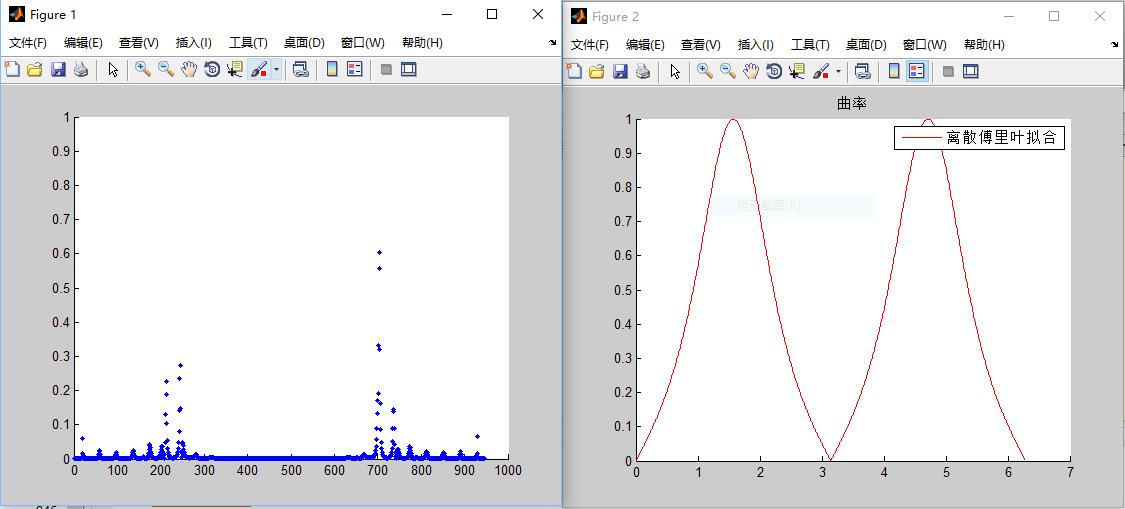
%> input picture curvature_test/图1_sin_test.PNG, 1125 x 509 px
$ octave --eval "result = RotationCorrection(imread('../curvature_test/图1_sin_test.PNG'));"   (GNU Octave 9; MATLAB toolbox functions it lacks are replaced by stand-ins)
%> lines starting %> are read from the running program, lines starting %| are printed output that depends on the picture; in (x1, y1, x2, y2) boxes, pixels count from 0 and x2, y2 are one past the last pixel; in counts of white or black regions, pixels touching at a corner belong together; the program's own positions count from 1
function correctedImage = RotationCorrection(im)
	% Straight an image

	%%%%% Convertion of input image into a gray scale image....
	[~, ~, numberOfColorChannels] = size(im);
%> numberOfColorChannels = 3
	if( numberOfColorChannels > 2)
		grayImage = rgb2gray(im);
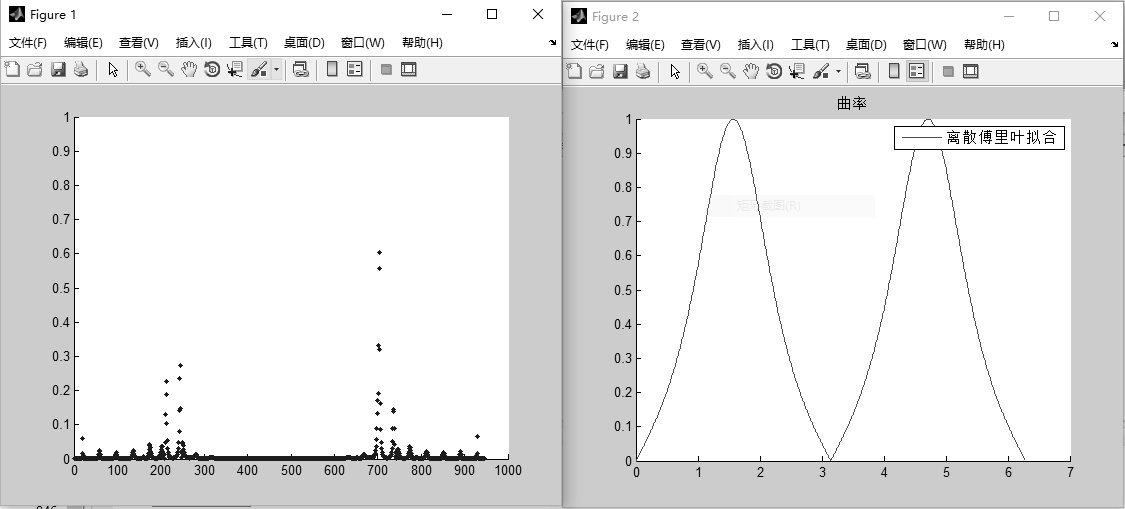
%> grayImage: size 509x1125 uint8; min 0, max 255, mean 232
	else
		grayImage = im;
	end
	%%%%%

	%%%%% Edge detection and edge linking....
	binaryImage = edge(grayImage,'canny'); % 'Canny' edge detector
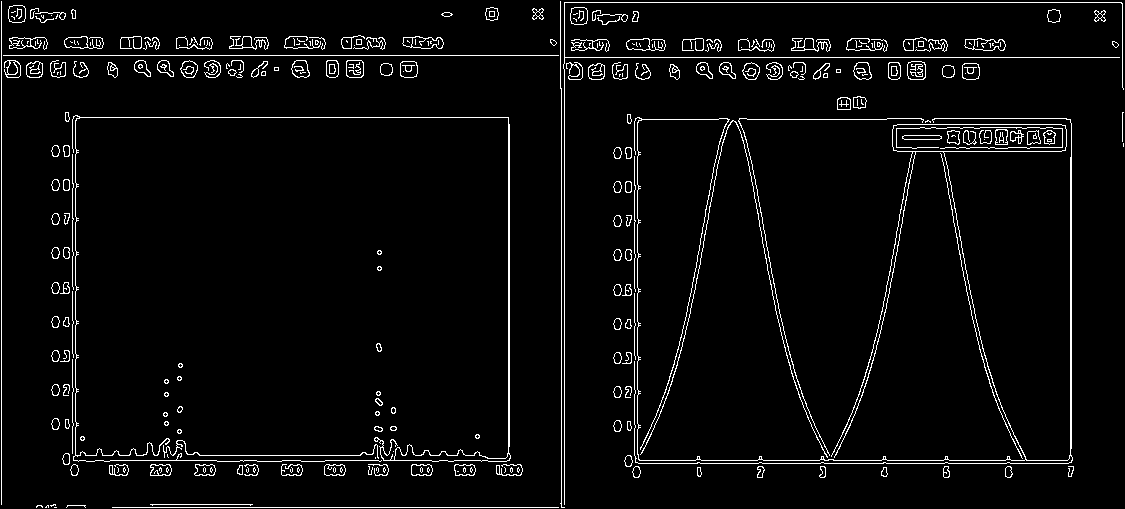
%> binaryImage: size 509x1125 logical; 4% white in thin lines or dots
	binaryImage = bwmorph(binaryImage,'thicken'); % A morphological operation for edge linking
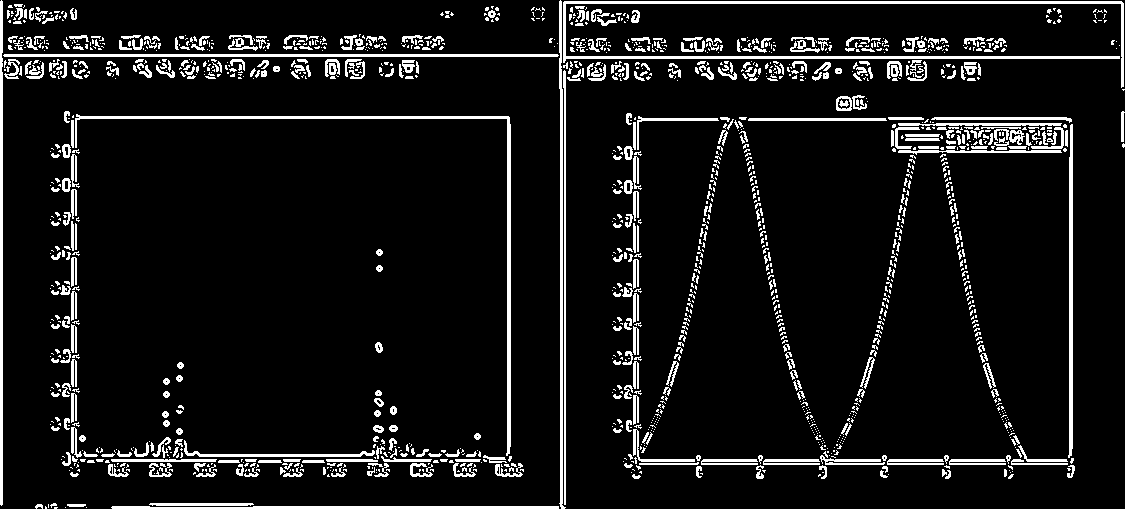
%> binaryImage: size 509x1125 logical; 8.4% white; 1561 white regions (1117 under 20 px), largest, box (x1, y1, x2, y2) and area: (563, 1, 1124, 88) 3765, (75, 114, 511, 456) 2699, (3, 54, 559, 57) 1664

	theta = -90:89;
	[R,xp] = radon(binaryImage,theta);
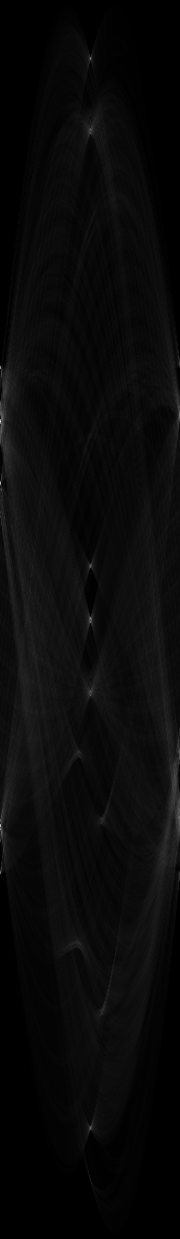
%> R: size 1239x180 double; min 0, max 979.6, mean 38.9; drawn with min black and max white
%> xp = 1239 values from -619 to 619
	[R1,r_max] = max(R);
%> R1 = 180 values, max 979.6 at index 1, min 73.14 at index 128, mean 143.6; r_max = 180 values, max 1016 at index 100, min 59 at index 91, mean 731

	theta_max = 90;
	while(theta_max > 50 || theta_max<-50)
		[R2,theta_max] = max(R1); % R2: Maximum Radon transform value over all angles.
								  % theta_max: Corresponding angle
		R1(theta_max) = 0; % Remove element 'R2' from vector 'R1', so that other maximum values can be found.
		theta_max = theta_max - 91;
	end
%> this loop made 2 passes
%> (R2, theta_max) on passes 1 to 2: (979.6, -90), (504.1, 0)
%> after the loop, R1 = 180 values, max 422 at index 180, min 0 at index 1, mean 135.4
	correctedImage = imrotate(im,-theta_max); % Rotation correction
%> correctedImage is the input picture: size 509x1125x3 uint8; mean R, G, B 232.1, 231.6, 233.3
	correctedImage(correctedImage == 0) = 255; % Converts black resgions to white regions
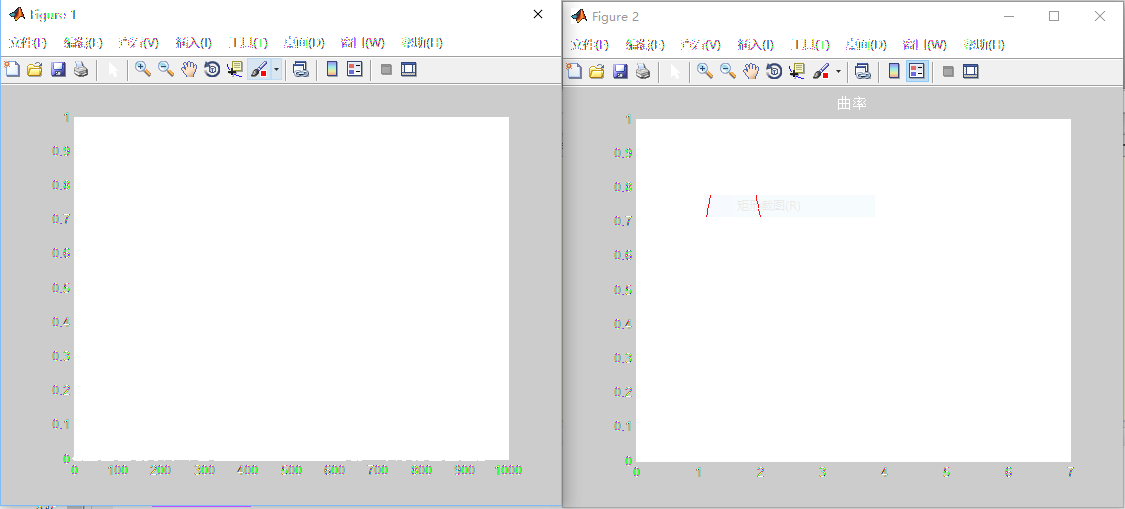
%> correctedImage: size 509x1125x3 uint8; 1.91% of pixels changed, all inside (x1, y1, x2, y2) = (9, 6, 1118, 509)
end

$ run again, on curvature_test/图2.PNG
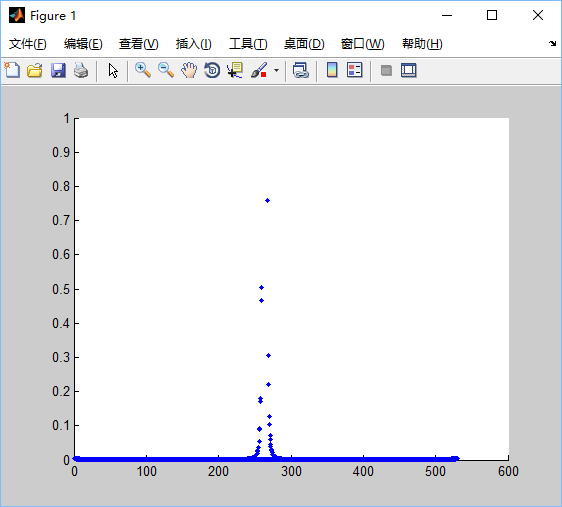
%> input picture curvature_test/图2.PNG, 562 x 507 px
%> in RotationCorrection, `binaryImage = edge(grayImage,'canny'); % 'Canny' edge detector`:
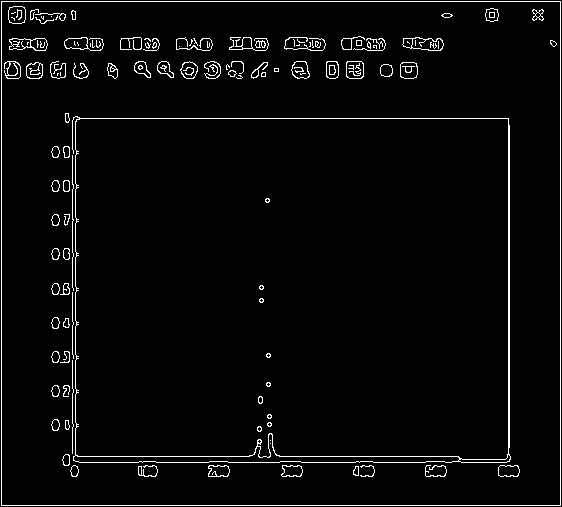
%> binaryImage: size 507x562 logical; 3.3% white in thin lines or dots
%> xp = 761 values from -380 to 380
%> in RotationCorrection, `[R1,r_max] = max(R);`: R1 = 180 values, max 561.8 at index 1, min 53.2 at index 141, mean 91.64; r_max = 180 values, max 661 at index 91, min 129 at index 1, mean 289.7
%> the loop in RotationCorrection, `while(theta_max > 50 || theta_max<-50)` made 2 passes
%> (R2, theta_max) on passes 1 to 2: (561.8, -90), (506.8, 0)
%> after the loop in RotationCorrection, `while(theta_max > 50 || theta_max<-50)`: R1 = 180 values, max 264.7 at index 180, min 0 at index 1, mean 85.71
%> in RotationCorrection, correctedImage is the input picture: size 507x562x3 uint8; mean R, G, B 232.4, 232.8, 235.3
%> in RotationCorrection, `correctedImage(correctedImage == 0) = 255;`:
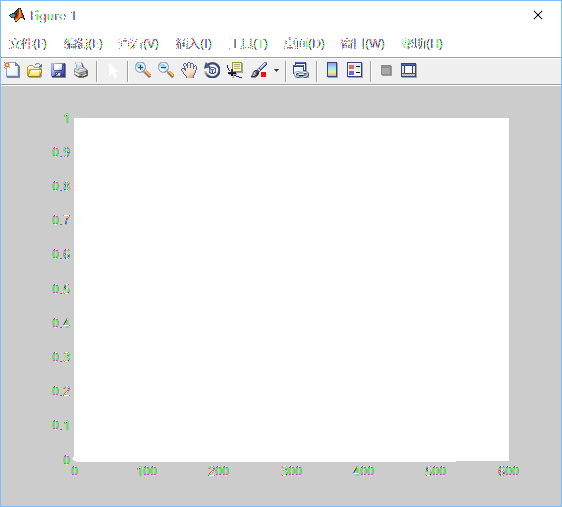
%> correctedImage: size 507x562x3 uint8; 1.72% of pixels changed, all inside (x1, y1, x2, y2) = (9, 7, 556, 476)

$ run again, on curvature_test/图4_polynomial_test.PNG
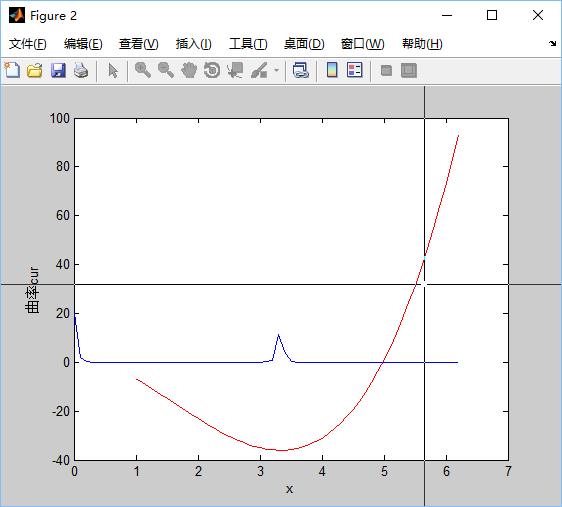
%> input picture curvature_test/图4_polynomial_test.PNG, 562 x 507 px
%> in RotationCorrection, `binaryImage = edge(grayImage,'canny'); % 'Canny' edge detector`:
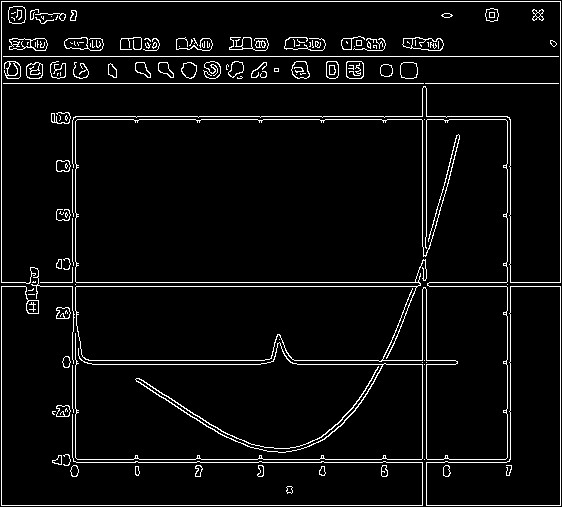
%> binaryImage: size 507x562 logical; 5.1% white in thin lines or dots
%> xp = 761 values from -380 to 380
%> in RotationCorrection, `[R1,r_max] = max(R);`: R1 = 180 values, max 561.8 at index 1, min 81.94 at index 29, mean 129.5; r_max = 180 values, max 661 at index 91, min 129 at index 1, mean 383.3
%> the loop in RotationCorrection, `while(theta_max > 50 || theta_max<-50)` made 2 passes
%> (R2, theta_max) on passes 1 to 2: (561.8, -90), (504.2, 0)
%> after the loop in RotationCorrection, `while(theta_max > 50 || theta_max<-50)`: R1 = 180 values, max 351.2 at index 2, min 0 at index 1, mean 123.6
%> in RotationCorrection, correctedImage is the input picture: size 507x562x3 uint8; mean R, G, B 232.1, 232.1, 233
%> in RotationCorrection, `correctedImage(correctedImage == 0) = 255;`:
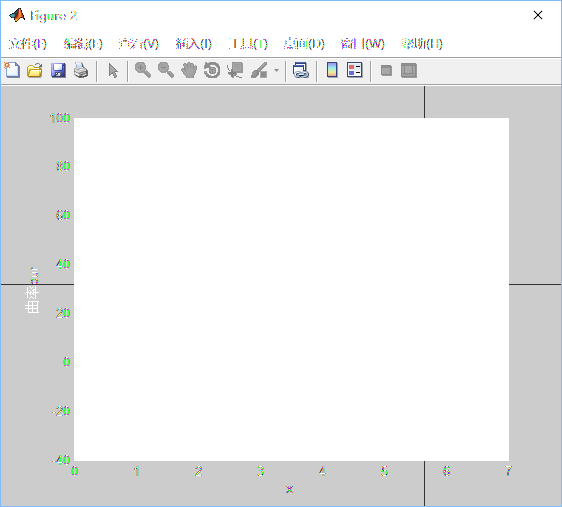
%> correctedImage: size 507x562x3 uint8; 1.88% of pixels changed, all inside (x1, y1, x2, y2) = (9, 7, 556, 493)
